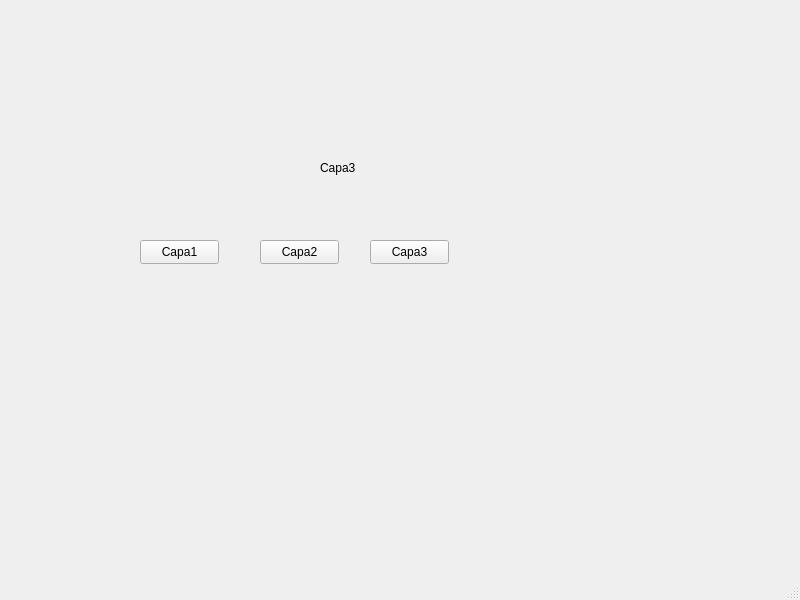
<?xml version="1.0" encoding="UTF-8"?>
<ui version="4.0">
 <class>MainWindow</class>
 <widget class="QMainWindow" name="MainWindow">
  <property name="geometry">
   <rect>
    <x>0</x>
    <y>0</y>
    <width>800</width>
    <height>600</height>
   </rect>
  </property>
  <property name="windowTitle">
   <string>MainWindow</string>
  </property>
  <widget class="QWidget" name="centralwidget">
   <widget class="QStackedWidget" name="stackedWidget">
    <property name="geometry">
     <rect>
      <x>290</x>
      <y>130</y>
      <width>120</width>
      <height>80</height>
     </rect>
    </property>
    <property name="currentIndex">
     <number>0</number>
    </property>
    <widget class="QWidget" name="page">
     <widget class="QLabel" name="label">
      <property name="geometry">
       <rect>
        <x>30</x>
        <y>30</y>
        <width>49</width>
        <height>16</height>
       </rect>
      </property>
      <property name="text">
       <string>Capa3</string>
      </property>
     </widget>
    </widget>
    <widget class="QWidget" name="page_3">
     <widget class="QLabel" name="label_3">
      <property name="geometry">
       <rect>
        <x>50</x>
        <y>30</y>
        <width>49</width>
        <height>16</height>
       </rect>
      </property>
      <property name="lineWidth">
       <number>0</number>
      </property>
      <property name="text">
       <string>Capa1</string>
      </property>
     </widget>
    </widget>
    <widget class="QWidget" name="page_2">
     <widget class="QLabel" name="label_2">
      <property name="geometry">
       <rect>
        <x>30</x>
        <y>20</y>
        <width>49</width>
        <height>16</height>
       </rect>
      </property>
      <property name="text">
       <string>Capa2</string>
      </property>
     </widget>
    </widget>
   </widget>
   <widget class="QPushButton" name="btn1">
    <property name="geometry">
     <rect>
      <x>140</x>
      <y>240</y>
      <width>79</width>
      <height>24</height>
     </rect>
    </property>
    <property name="text">
     <string>Capa1</string>
    </property>
   </widget>
   <widget class="QPushButton" name="Btn2">
    <property name="geometry">
     <rect>
      <x>260</x>
      <y>240</y>
      <width>79</width>
      <height>24</height>
     </rect>
    </property>
    <property name="text">
     <string>Capa2</string>
    </property>
   </widget>
   <widget class="QPushButton" name="Btn3">
    <property name="geometry">
     <rect>
      <x>370</x>
      <y>240</y>
      <width>79</width>
      <height>24</height>
     </rect>
    </property>
    <property name="text">
     <string>Capa3</string>
    </property>
   </widget>
  </widget>
  <widget class="QMenuBar" name="menubar">
   <property name="geometry">
    <rect>
     <x>0</x>
     <y>0</y>
     <width>800</width>
     <height>33</height>
    </rect>
   </property>
  </widget>
  <widget class="QStatusBar" name="statusbar"/>
 </widget>
 <resources/>
 <connections/>
</ui>
